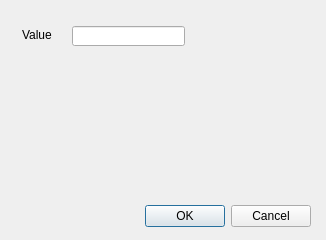
<?xml version="1.0" encoding="UTF-8"?>
<ui version="4.0">
 <class>Config</class>
 <widget class="QDialog" name="Config">
  <property name="geometry">
   <rect>
    <x>0</x>
    <y>0</y>
    <width>326</width>
    <height>240</height>
   </rect>
  </property>
  <property name="windowTitle">
   <string>Dialog</string>
  </property>
  <property name="modal">
   <bool>true</bool>
  </property>
  <widget class="QDialogButtonBox" name="buttonBox">
   <property name="geometry">
    <rect>
     <x>10</x>
     <y>200</y>
     <width>301</width>
     <height>32</height>
    </rect>
   </property>
   <property name="orientation">
    <enum>Qt::Horizontal</enum>
   </property>
   <property name="standardButtons">
    <set>QDialogButtonBox::Cancel|QDialogButtonBox::Ok</set>
   </property>
  </widget>
  <widget class="QLineEdit" name="lineEdit">
   <property name="geometry">
    <rect>
     <x>72</x>
     <y>26</y>
     <width>113</width>
     <height>20</height>
    </rect>
   </property>
  </widget>
  <widget class="QLabel" name="label">
   <property name="geometry">
    <rect>
     <x>22</x>
     <y>28</y>
     <width>46</width>
     <height>14</height>
    </rect>
   </property>
   <property name="text">
    <string>Value</string>
   </property>
  </widget>
 </widget>
 <resources/>
 <connections>
  <connection>
   <sender>buttonBox</sender>
   <signal>accepted()</signal>
   <receiver>Config</receiver>
   <slot>accept()</slot>
   <hints>
    <hint type="sourcelabel">
     <x>248</x>
     <y>254</y>
    </hint>
    <hint type="destinationlabel">
     <x>157</x>
     <y>274</y>
    </hint>
   </hints>
  </connection>
  <connection>
   <sender>buttonBox</sender>
   <signal>rejected()</signal>
   <receiver>Config</receiver>
   <slot>reject()</slot>
   <hints>
    <hint type="sourcelabel">
     <x>316</x>
     <y>260</y>
    </hint>
    <hint type="destinationlabel">
     <x>286</x>
     <y>274</y>
    </hint>
   </hints>
  </connection>
 </connections>
</ui>
